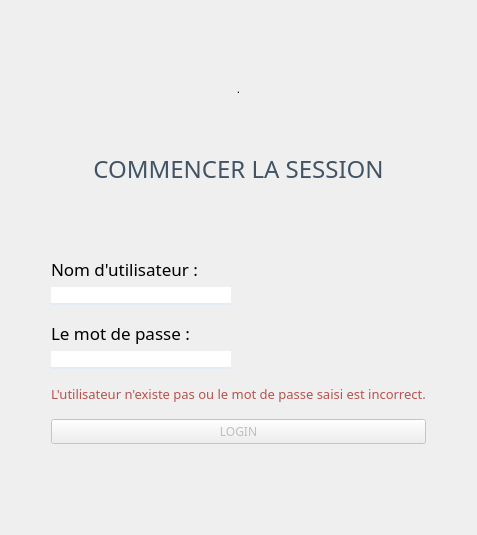
      <widget class="QWidget" name="login">
       <property name="styleSheet">
        <string notr="true">
#logo{
	margin-bottom: 20px;
}

#usuarioLabel{
	margin-top: 20px;
color: #425364;

}

#contrasenaLabel{
	color: #425364;
}

#iniciarSesionLabel{
	color: red;
}

QLineEdit{
	outline: none;
	border: none;
	border-bottom: 2px solid #E3EBF5;
	margin-bottom: 10px;
	width: 180px;
}


#errorLoginLabel{
	margin-bottom: 10px;
	color: #B6534E;
}

#ingresaButton{
	border-radius: 5px;
	color: white;
	padding: 10;
	border : 0px solid white;
}

#ingresaButton:disabled{
	background-color: #E3EBF5;
}

#ingresaButton:enabled{
	background-color: #A3C670;
}</string>
       </property>
       <layout class="QHBoxLayout" name="horizontalLayout_17">
        <item>
         <spacer name="horizontalSpacer_6">
          <property name="orientation">
           <enum>Qt::Horizontal</enum>
          </property>
          <property name="sizeHint" stdset="0">
           <size>
            <width>40</width>
            <height>20</height>
           </size>
          </property>
         </spacer>
        </item>
        <item>
         <layout class="QVBoxLayout" name="verticalLayout_7">
          <item>
           <spacer name="verticalSpacer_2">
            <property name="orientation">
             <enum>Qt::Vertical</enum>
            </property>
            <property name="sizeHint" stdset="0">
             <size>
              <width>20</width>
              <height>40</height>
             </size>
            </property>
           </spacer>
          </item>
          <item>
           <widget class="QLabel" name="logo">
            <property name="sizePolicy">
             <sizepolicy hsizetype="Preferred" vsizetype="Preferred">
              <horstretch>0</horstretch>
              <verstretch>0</verstretch>
             </sizepolicy>
            </property>
            <property name="minimumSize">
             <size>
              <width>10</width>
              <height>95</height>
             </size>
            </property>
            <property name="maximumSize">
             <size>
              <width>16777215</width>
              <height>95</height>
             </size>
            </property>
            <property name="baseSize">
             <size>
              <width>0</width>
              <height>95</height>
             </size>
            </property>
            <property name="layoutDirection">
             <enum>Qt::LeftToRight</enum>
            </property>
            <property name="text">
             <string>.</string>
            </property>
            <property name="alignment">
             <set>Qt::AlignCenter</set>
            </property>
           </widget>
          </item>
          <item>
           <widget class="QLabel" name="commencerSesionLabel">
            <property name="font">
             <font>
              <family>Montserrat</family>
              <pointsize>18</pointsize>
             </font>
            </property>
            <property name="styleSheet">
             <string notr="true">color: #425364;</string>
            </property>
            <property name="text">
             <string>COMMENCER LA SESSION</string>
            </property>
            <property name="alignment">
             <set>Qt::AlignCenter</set>
            </property>
           </widget>
          </item>
          <item>
           <spacer name="verticalSpacer_7">
            <property name="orientation">
             <enum>Qt::Vertical</enum>
            </property>
            <property name="sizeHint" stdset="0">
             <size>
              <width>20</width>
              <height>65</height>
             </size>
            </property>
           </spacer>
          </item>
          <item>
           <widget class="QLabel" name="usernameLabel">
            <property name="font">
             <font>
              <family>Raleway</family>
              <pointsize>13</pointsize>
             </font>
            </property>
            <property name="text">
             <string>Nom d'utilisateur :</string>
            </property>
           </widget>
          </item>
          <item>
           <widget class="QLineEdit" name="usernameLineEdit">
            <property name="maximumSize">
             <size>
              <width>180</width>
              <height>200</height>
             </size>
            </property>
            <property name="styleSheet">
             <string notr="true"/>
            </property>
           </widget>
          </item>
          <item>
           <widget class="QLabel" name="passwordLabel">
            <property name="font">
             <font>
              <family>Raleway</family>
              <pointsize>13</pointsize>
             </font>
            </property>
            <property name="text">
             <string>Le mot de passe :</string>
            </property>
           </widget>
          </item>
          <item>
           <widget class="QLineEdit" name="passwordLineEdit">
            <property name="maximumSize">
             <size>
              <width>180</width>
              <height>200</height>
             </size>
            </property>
            <property name="echoMode">
             <enum>QLineEdit::Password</enum>
            </property>
           </widget>
          </item>
          <item>
           <widget class="QLabel" name="errorLoginLabel">
            <property name="font">
             <font>
              <family>Raleway</family>
              <pointsize>10</pointsize>
             </font>
            </property>
            <property name="text">
             <string>L'utilisateur n'existe pas ou le mot de passe saisi est incorrect.</string>
            </property>
            <property name="alignment">
             <set>Qt::AlignCenter</set>
            </property>
           </widget>
          </item>
          <item>
           <widget class="QPushButton" name="Login">
            <property name="enabled">
             <bool>false</bool>
            </property>
            <property name="font">
             <font>
              <family>Montserrat</family>
              <bold>false</bold>
             </font>
            </property>
            <property name="text">
             <string>LOGIN</string>
            </property>
            <property name="shortcut">
             <string>Return</string>
            </property>
            <property name="checkable">
             <bool>false</bool>
            </property>
            <property name="autoDefault">
             <bool>false</bool>
            </property>
            <property name="default">
             <bool>false</bool>
            </property>
           </widget>
          </item>
          <item>
           <spacer name="verticalSpacer_4">
            <property name="orientation">
             <enum>Qt::Vertical</enum>
            </property>
            <property name="sizeHint" stdset="0">
             <size>
              <width>20</width>
              <height>40</height>
             </size>
            </property>
           </spacer>
          </item>
          <item>
           <spacer name="verticalSpacer_3">
            <property name="orientation">
             <enum>Qt::Vertical</enum>
            </property>
            <property name="sizeHint" stdset="0">
             <size>
              <width>20</width>
              <height>40</height>
             </size>
            </property>
           </spacer>
          </item>
         </layout>
        </item>
        <item>
         <spacer name="horizontalSpacer_7">
          <property name="orientation">
           <enum>Qt::Horizontal</enum>
          </property>
          <property name="sizeHint" stdset="0">
           <size>
            <width>40</width>
            <height>20</height>
           </size>
          </property>
         </spacer>
        </item>
       </layout>
      </widget>
